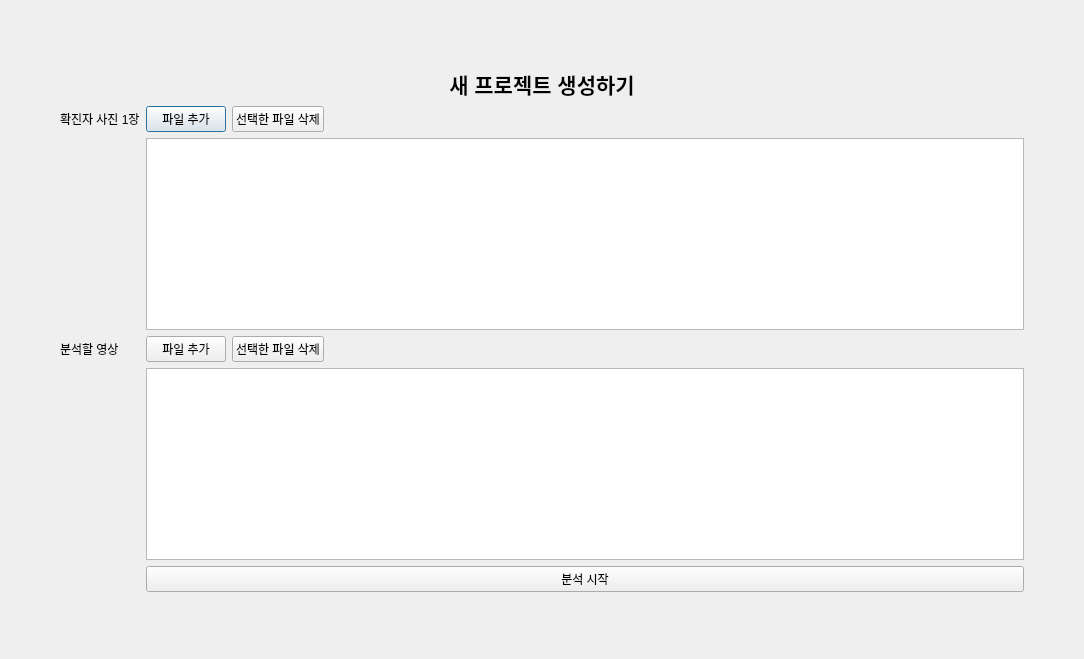
<?xml version="1.0" encoding="UTF-8"?>
<ui version="4.0">
 <class>Dialog</class>
 <widget class="QDialog" name="Dialog">
  <property name="geometry">
   <rect>
    <x>0</x>
    <y>0</y>
    <width>1084</width>
    <height>659</height>
   </rect>
  </property>
  <property name="windowTitle">
   <string>Dialog</string>
  </property>
  <layout class="QGridLayout" name="gridLayout">
   <property name="leftMargin">
    <number>60</number>
   </property>
   <property name="rightMargin">
    <number>60</number>
   </property>
   <item row="2" column="0" colspan="2">
    <widget class="QLabel" name="label_2">
     <property name="text">
      <string>&lt;html&gt;&lt;head/&gt;&lt;body&gt;&lt;p align=&quot;center&quot;&gt;&lt;span style=&quot; font-size:16pt; font-weight:600;&quot;&gt;새 프로젝트 생성하기&lt;/span&gt;&lt;/p&gt;&lt;/body&gt;&lt;/html&gt;</string>
     </property>
    </widget>
   </item>
   <item row="4" column="0">
    <widget class="QLabel" name="label">
     <property name="text">
      <string>확진자 사진 1장</string>
     </property>
    </widget>
   </item>
   <item row="4" column="1">
    <layout class="QHBoxLayout" name="horizontalLayout_8">
     <item>
      <widget class="QPushButton" name="addPhotoBtn">
       <property name="text">
        <string>파일 추가</string>
       </property>
      </widget>
     </item>
     <item>
      <widget class="QPushButton" name="pushButton">
       <property name="text">
        <string>선택한 파일 삭제</string>
       </property>
      </widget>
     </item>
     <item>
      <spacer name="horizontalSpacer_7">
       <property name="orientation">
        <enum>Qt::Horizontal</enum>
       </property>
       <property name="sizeHint" stdset="0">
        <size>
         <width>40</width>
         <height>20</height>
        </size>
       </property>
      </spacer>
     </item>
    </layout>
   </item>
   <item row="7" column="0">
    <widget class="QLabel" name="label_3">
     <property name="text">
      <string>분석할 영상</string>
     </property>
    </widget>
   </item>
   <item row="9" column="1">
    <widget class="QPushButton" name="startAnalysisBtn">
     <property name="text">
      <string>분석 시작</string>
     </property>
    </widget>
   </item>
   <item row="10" column="0" colspan="2">
    <spacer name="verticalSpacer">
     <property name="orientation">
      <enum>Qt::Vertical</enum>
     </property>
     <property name="sizeHint" stdset="0">
      <size>
       <width>20</width>
       <height>40</height>
      </size>
     </property>
    </spacer>
   </item>
   <item row="7" column="1">
    <layout class="QHBoxLayout" name="horizontalLayout_9">
     <item>
      <widget class="QPushButton" name="addVideoBtn">
       <property name="text">
        <string>파일 추가</string>
       </property>
      </widget>
     </item>
     <item>
      <widget class="QPushButton" name="pushButton_2">
       <property name="text">
        <string>선택한 파일 삭제</string>
       </property>
      </widget>
     </item>
     <item>
      <spacer name="horizontalSpacer_8">
       <property name="orientation">
        <enum>Qt::Horizontal</enum>
       </property>
       <property name="sizeHint" stdset="0">
        <size>
         <width>40</width>
         <height>20</height>
        </size>
       </property>
      </spacer>
     </item>
    </layout>
   </item>
   <item row="0" column="0" colspan="2">
    <spacer name="verticalSpacer_2">
     <property name="orientation">
      <enum>Qt::Vertical</enum>
     </property>
     <property name="sizeHint" stdset="0">
      <size>
       <width>20</width>
       <height>40</height>
      </size>
     </property>
    </spacer>
   </item>
   <item row="8" column="1">
    <widget class="QListWidget" name="videoListWidget"/>
   </item>
   <item row="5" column="1">
    <widget class="QListWidget" name="photoListWidget"/>
   </item>
  </layout>
 </widget>
 <resources/>
 <connections/>
</ui>
